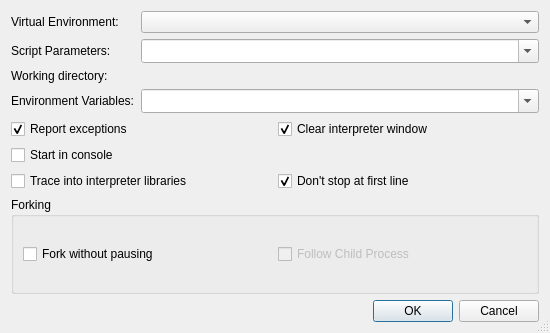
<?xml version="1.0" encoding="UTF-8"?>
<ui version="4.0">
 <class>StartDebugDialog</class>
 <widget class="QDialog" name="StartDebugDialog">
  <property name="geometry">
   <rect>
    <x>0</x>
    <y>0</y>
    <width>550</width>
    <height>333</height>
   </rect>
  </property>
  <property name="windowTitle">
   <string>Start debugging</string>
  </property>
  <property name="sizeGripEnabled">
   <bool>true</bool>
  </property>
  <layout class="QVBoxLayout" name="verticalLayout">
   <item>
    <layout class="QGridLayout" name="gridLayout_3">
     <item row="0" column="0">
      <widget class="QLabel" name="label">
       <property name="text">
        <string>Virtual Environment:</string>
       </property>
       <property name="buddy">
        <cstring>venvComboBox</cstring>
       </property>
      </widget>
     </item>
     <item row="0" column="1">
      <widget class="QComboBox" name="venvComboBox">
       <property name="sizePolicy">
        <sizepolicy hsizetype="Expanding" vsizetype="Fixed">
         <horstretch>0</horstretch>
         <verstretch>0</verstretch>
        </sizepolicy>
       </property>
       <property name="toolTip">
        <string>Select the virtual environment to be used</string>
       </property>
       <property name="whatsThis">
        <string>&lt;b&gt;Virtual Environment&lt;/b&gt;\n&lt;p&gt;Enter the virtual environment to be used. Leave it empty to use the default environment, i.e. the one configured globally or per project.&lt;/p&gt;</string>
       </property>
      </widget>
     </item>
     <item row="1" column="0">
      <widget class="QLabel" name="TextLabel1">
       <property name="text">
        <string>Script Parameters:</string>
       </property>
       <property name="buddy">
        <cstring>cmdlineCombo</cstring>
       </property>
      </widget>
     </item>
     <item row="1" column="1">
      <widget class="QComboBox" name="cmdlineCombo">
       <property name="sizePolicy">
        <sizepolicy hsizetype="Expanding" vsizetype="Fixed">
         <horstretch>0</horstretch>
         <verstretch>0</verstretch>
        </sizepolicy>
       </property>
       <property name="toolTip">
        <string>Enter the commandline parameters</string>
       </property>
       <property name="whatsThis">
        <string>&lt;b&gt;Commandline&lt;/b&gt;
&lt;p&gt;Enter the commandline parameters in this field.&lt;/p&gt;</string>
       </property>
       <property name="editable">
        <bool>true</bool>
       </property>
       <property name="insertPolicy">
        <enum>QComboBox::InsertAtTop</enum>
       </property>
       <property name="sizeAdjustPolicy">
        <enum>QComboBox::AdjustToMinimumContentsLengthWithIcon</enum>
       </property>
       <property name="duplicatesEnabled">
        <bool>false</bool>
       </property>
      </widget>
     </item>
     <item row="2" column="0">
      <widget class="QLabel" name="TextLabel2">
       <property name="text">
        <string>Working directory:</string>
       </property>
       <property name="buddy">
        <cstring>workdirPicker</cstring>
       </property>
      </widget>
     </item>
     <item row="2" column="1">
      <widget class="E5ComboPathPicker" name="workdirPicker" native="true">
       <property name="sizePolicy">
        <sizepolicy hsizetype="Expanding" vsizetype="Preferred">
         <horstretch>0</horstretch>
         <verstretch>0</verstretch>
        </sizepolicy>
       </property>
       <property name="focusPolicy">
        <enum>Qt::WheelFocus</enum>
       </property>
       <property name="toolTip">
        <string>Enter the working directory</string>
       </property>
       <property name="whatsThis">
        <string>&lt;b&gt;Working directory&lt;/b&gt;
&lt;p&gt;Enter the working directory of the application to be debugged. Leave it empty to set the working directory to the executable directory.&lt;/p&gt;</string>
       </property>
      </widget>
     </item>
     <item row="3" column="0">
      <widget class="QLabel" name="textLabel1">
       <property name="text">
        <string>Environment Variables:</string>
       </property>
       <property name="buddy">
        <cstring>environmentCombo</cstring>
       </property>
      </widget>
     </item>
     <item row="3" column="1">
      <widget class="QComboBox" name="environmentCombo">
       <property name="sizePolicy">
        <sizepolicy hsizetype="Expanding" vsizetype="Fixed">
         <horstretch>0</horstretch>
         <verstretch>0</verstretch>
        </sizepolicy>
       </property>
       <property name="toolTip">
        <string>Enter the environment variables to be set.</string>
       </property>
       <property name="whatsThis">
        <string>&lt;b&gt;Environment Variables&lt;/b&gt;
&lt;p&gt;Enter the environment variables to be set for the program. The individual settings must be separated by whitespace and be given in the form 'var=value'. In order to add to an environment variable, enter it in the form 'var+=value'.&lt;/p&gt;
&lt;p&gt;Example: var1=1 var2=&quot;hello world&quot; var3+=&quot;:/tmp&quot;&lt;/p&gt;</string>
       </property>
       <property name="editable">
        <bool>true</bool>
       </property>
       <property name="insertPolicy">
        <enum>QComboBox::InsertAtTop</enum>
       </property>
       <property name="sizeAdjustPolicy">
        <enum>QComboBox::AdjustToMinimumContentsLengthWithIcon</enum>
       </property>
       <property name="duplicatesEnabled">
        <bool>false</bool>
       </property>
      </widget>
     </item>
    </layout>
   </item>
   <item>
    <layout class="QGridLayout" name="gridLayout_2">
     <item row="0" column="0">
      <widget class="QCheckBox" name="exceptionCheckBox">
       <property name="toolTip">
        <string>Uncheck to disable exception reporting</string>
       </property>
       <property name="whatsThis">
        <string>&lt;b&gt;Report exceptions&lt;/b&gt;
&lt;p&gt;Uncheck this in order to disable exception reporting.&lt;/p&gt;</string>
       </property>
       <property name="text">
        <string>Report exceptions</string>
       </property>
       <property name="shortcut">
        <string>Alt+E</string>
       </property>
       <property name="checked">
        <bool>true</bool>
       </property>
      </widget>
     </item>
     <item row="0" column="1">
      <widget class="QCheckBox" name="clearShellCheckBox">
       <property name="toolTip">
        <string>Select to clear the display of the interpreter window</string>
       </property>
       <property name="whatsThis">
        <string>&lt;b&gt;Clear interpreter window&lt;/b&gt;&lt;p&gt;This clears the display of the interpreter window before starting the debug client.&lt;/p&gt;</string>
       </property>
       <property name="text">
        <string>Clear interpreter window</string>
       </property>
       <property name="checked">
        <bool>true</bool>
       </property>
      </widget>
     </item>
     <item row="1" column="0">
      <widget class="QCheckBox" name="consoleCheckBox">
       <property name="toolTip">
        <string>Select to start the debugger in a console window</string>
       </property>
       <property name="whatsThis">
        <string>&lt;b&gt;Start in console&lt;/b&gt;
&lt;p&gt;Select to start the debugger in a console window. The console command has to be configured on the Debugger-&amp;gt;General page&lt;/p&gt;</string>
       </property>
       <property name="text">
        <string>Start in console</string>
       </property>
      </widget>
     </item>
     <item row="2" column="0">
      <widget class="QCheckBox" name="tracePythonCheckBox">
       <property name="toolTip">
        <string>Select to trace into the Python library</string>
       </property>
       <property name="text">
        <string>Trace into interpreter libraries</string>
       </property>
       <property name="shortcut">
        <string>Alt+T</string>
       </property>
      </widget>
     </item>
     <item row="2" column="1">
      <widget class="QCheckBox" name="autoContinueCheckBox">
       <property name="toolTip">
        <string>Select to not stop the debugger at the first executable line.</string>
       </property>
       <property name="whatsThis">
        <string>&lt;b&gt;Don't stop at first line&lt;/b&gt;&lt;p&gt;This prevents the debugger from stopping at the first executable line.&lt;/p&gt;</string>
       </property>
       <property name="text">
        <string>Don't stop at first line</string>
       </property>
       <property name="checked">
        <bool>true</bool>
       </property>
      </widget>
     </item>
    </layout>
   </item>
   <item>
    <widget class="QGroupBox" name="groupBox">
     <property name="title">
      <string>Forking</string>
     </property>
     <layout class="QHBoxLayout" name="horizontalLayout">
      <item>
       <widget class="QCheckBox" name="forkModeCheckBox">
        <property name="toolTip">
         <string>Select to go through the fork without asking</string>
        </property>
        <property name="whatsThis">
         <string>&lt;b&gt;Fork without pausing&lt;/b&gt;
&lt;p&gt;Select to go through the fork without asking making the forking decision based on the Parent/Child selection.&lt;/p&gt;</string>
        </property>
        <property name="text">
         <string>Fork without pausing</string>
        </property>
       </widget>
      </item>
      <item>
       <widget class="QCheckBox" name="forkChildCheckBox">
        <property name="enabled">
         <bool>false</bool>
        </property>
        <property name="toolTip">
         <string>Select to debug the child process after forking</string>
        </property>
        <property name="whatsThis">
         <string>&lt;b&gt;Debug Child Process&lt;/b&gt;
&lt;p&gt;Select to debug the child process after forking. If it is not selected, the parent process will be debugged. This has no effect, if forking without pausing is not selected.&lt;/p&gt;</string>
        </property>
        <property name="text">
         <string>Follow Child Process</string>
        </property>
       </widget>
      </item>
     </layout>
    </widget>
   </item>
   <item>
    <widget class="QDialogButtonBox" name="buttonBox">
     <property name="orientation">
      <enum>Qt::Horizontal</enum>
     </property>
     <property name="standardButtons">
      <set>QDialogButtonBox::Cancel|QDialogButtonBox::Ok</set>
     </property>
    </widget>
   </item>
  </layout>
 </widget>
 <pixmapfunction>qPixmapFromMimeSource</pixmapfunction>
 <customwidgets>
  <customwidget>
   <class>E5ComboPathPicker</class>
   <extends>QWidget</extends>
   <header>E5Gui/E5PathPicker.h</header>
   <container>1</container>
  </customwidget>
 </customwidgets>
 <tabstops>
  <tabstop>venvComboBox</tabstop>
  <tabstop>cmdlineCombo</tabstop>
  <tabstop>workdirPicker</tabstop>
  <tabstop>environmentCombo</tabstop>
  <tabstop>exceptionCheckBox</tabstop>
  <tabstop>clearShellCheckBox</tabstop>
  <tabstop>consoleCheckBox</tabstop>
  <tabstop>tracePythonCheckBox</tabstop>
  <tabstop>autoContinueCheckBox</tabstop>
  <tabstop>forkModeCheckBox</tabstop>
  <tabstop>forkChildCheckBox</tabstop>
 </tabstops>
 <resources/>
 <connections>
  <connection>
   <sender>buttonBox</sender>
   <signal>accepted()</signal>
   <receiver>StartDebugDialog</receiver>
   <slot>accept()</slot>
   <hints>
    <hint type="sourcelabel">
     <x>68</x>
     <y>323</y>
    </hint>
    <hint type="destinationlabel">
     <x>43</x>
     <y>179</y>
    </hint>
   </hints>
  </connection>
  <connection>
   <sender>buttonBox</sender>
   <signal>rejected()</signal>
   <receiver>StartDebugDialog</receiver>
   <slot>reject()</slot>
   <hints>
    <hint type="sourcelabel">
     <x>136</x>
     <y>323</y>
    </hint>
    <hint type="destinationlabel">
     <x>118</x>
     <y>180</y>
    </hint>
   </hints>
  </connection>
  <connection>
   <sender>forkModeCheckBox</sender>
   <signal>toggled(bool)</signal>
   <receiver>forkChildCheckBox</receiver>
   <slot>setEnabled(bool)</slot>
   <hints>
    <hint type="sourcelabel">
     <x>185</x>
     <y>279</y>
    </hint>
    <hint type="destinationlabel">
     <x>528</x>
     <y>279</y>
    </hint>
   </hints>
  </connection>
 </connections>
</ui>
